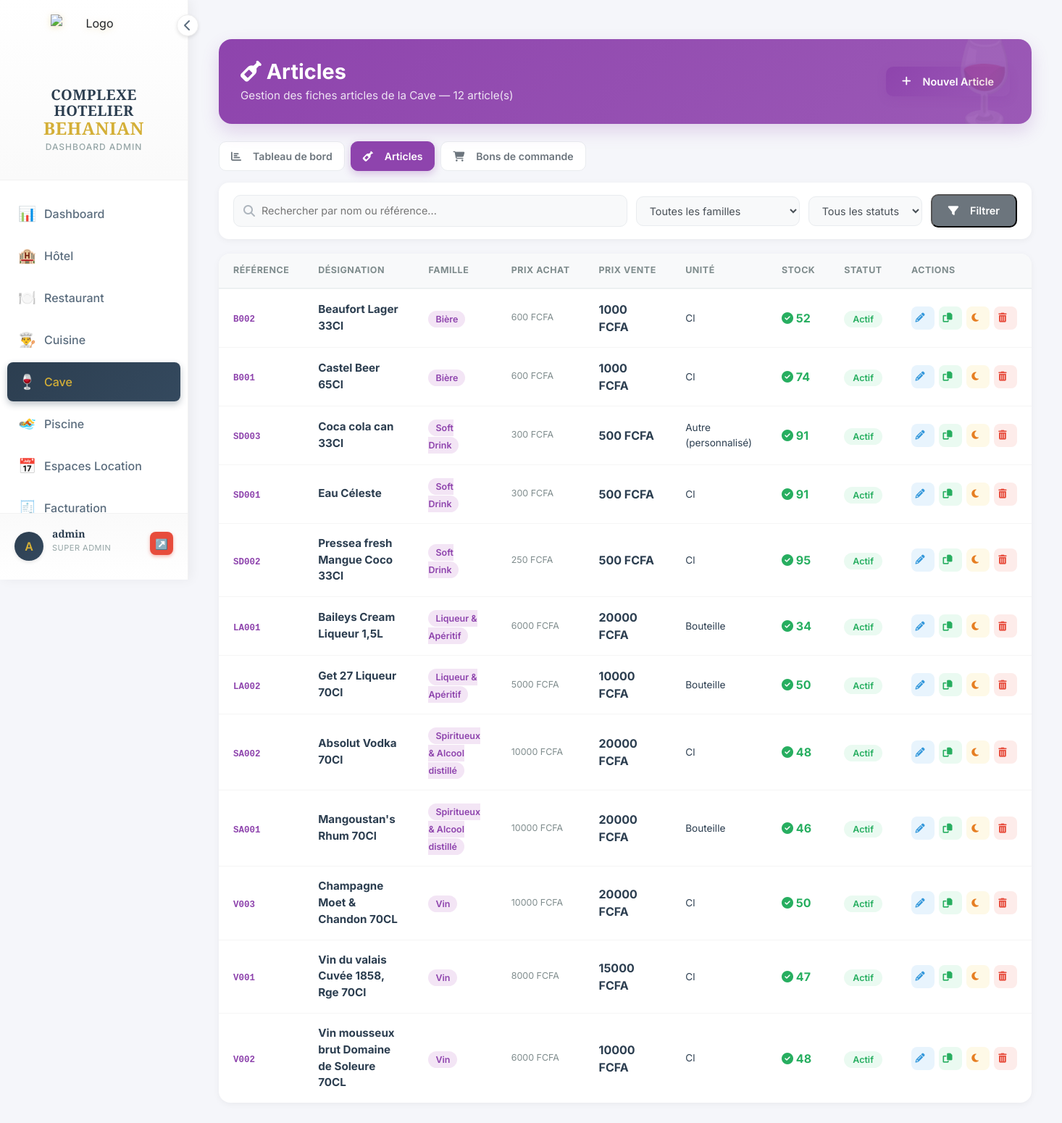
The page /bar/articles/ (signed in) on the database as committed earlier.
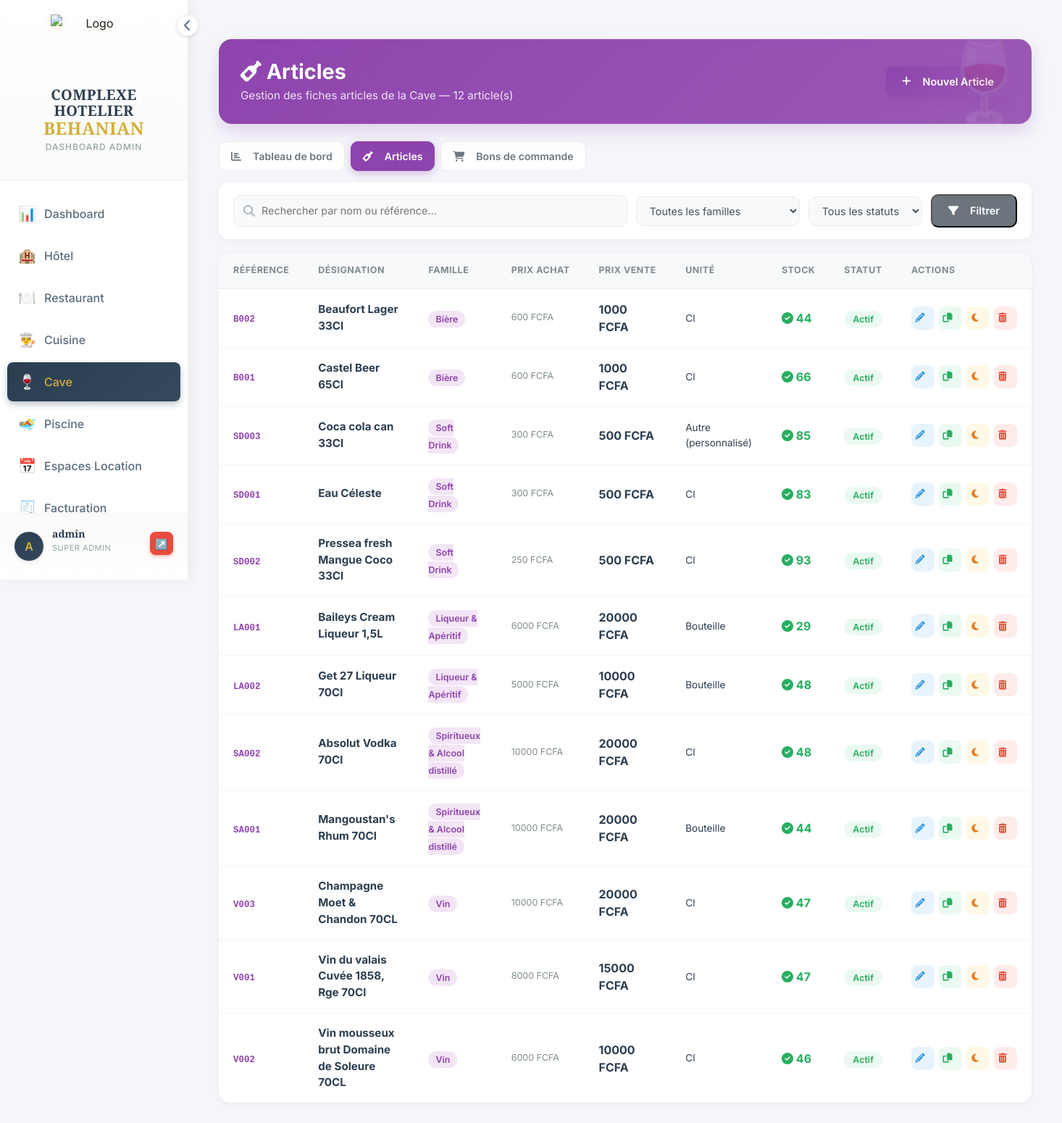
The same page on the database as committed later.
### bar/models.py (models this page shows, shortened)
class BoissonBar(models.Model):
    STATUT_CHOICES = [
        ('actif', 'Actif'),
        ('sommeil', 'En sommeil'),
        ('supprime', 'Supprimé'),
    ]
    UNITE_STANDARD_CHOICES = [
        ('bouteille', 'Bouteille'),
        ('verre', 'Verre'),
        ('cl', 'Cl'),
        ('litre', 'Litre'),
        ('autre', 'Autre (personnalisé)'),
    ]
    MODE_PRIX_CHOICES = [
        ('manuel', 'Prix saisi manuellement'),
        ('marge', 'Calculé (prix achat + marge %)'),
    ]
    reference = models.CharField(max_length=50, unique=True, blank=True, null=True, verbose_name="Référence article")
    nom = models.CharField(max_length=100, verbose_name="Désignation")
    categorie = models.ForeignKey(CategorieBar, on_delete=models.CASCADE, verbose_name="Famille / Catégorie")
    description = models.TextField(blank=True, null=True, verbose_name="Description")
    image = models.ImageField(upload_to='boissons/', blank=True, null=True, verbose_name="Image")
    mode_prix = models.CharField(max_length=10, choices=MODE_PRIX_CHOICES, default='manuel', verbose_name="Mode de calcul du prix")
    prix_achat = models.DecimalField(max_digits=10, decimal_places=2, default=0, verbose_name="Prix d'achat (FCFA)")
    marge = models.DecimalField(max_digits=5, decimal_places=2, default=0, verbose_name="Marge (%)")
    prix = models.DecimalField(max_digits=10, decimal_places=2, default=0, verbose_name="Prix de vente (FCFA)")
    unite_standard = models.CharField(max_length=20, choices=UNITE_STANDARD_CHOICES, default='bouteille', verbose_name="Unité standard")
    unite_personnalisee = models.ForeignKey(UniteVente, on_delete=models.SET_NULL, null=True, blank=True, verbose_name="Unité personnalisée")
    quantite_stock = models.IntegerField(default=0, verbose_name="Quantité en stock")
    seuil_alerte = models.IntegerField(default=10, verbose_name="Seuil d'alerte")
    disponible = models.BooleanField(default=True, verbose_name="Disponible à la vente")
    statut = models.CharField(max_length=20, choices=STATUT_CHOICES, default='actif', verbose_name="Statut")
    est_compose = models.BooleanField(default=False, verbose_name="Article composé (pack/nomenclature)")
    date_creation = models.DateTimeField(auto_now_add=True)
    date_modification = models.DateTimeField(auto_now=True)
    @property
    def unite_affichee(self):
        if self.unite_standard == 'autre' and self.unite_personnalisee:
            return str(self.unite_personnalisee)
        return self.get_unite_standard_display()
    class Meta:
        verbose_name = "Article (Cave)"
        verbose_name_plural = "Articles (Cave)"
        ordering = ['categorie', 'nom']

class CategorieBar(models.Model):
    nom = models.CharField(max_length=50, verbose_name="Nom")
    ordre = models.IntegerField(default=0, verbose_name="Ordre d'affichage")
    class Meta:
        verbose_name = "Catégorie de Boisson"
        verbose_name_plural = "Catégories de Boissons"
        ordering = ['ordre', 'nom']

### bar/views.py (the view)
# urls.py: path('articles/', views.articles_list, name='articles_list'),
@require_module_access('bar')
@require_bar_gestion
def articles_list(request):
    articles = BoissonBar.objects.exclude(statut='supprime')
    categories = CategorieBar.objects.all()
    q = request.GET.get('q', '')
    categorie_id = request.GET.get('categorie', '')
    statut = request.GET.get('statut', '')
    if q:
        articles = articles.filter(Q(nom__icontains=q) | Q(reference__icontains=q))
    if categorie_id:
        articles = articles.filter(categorie_id=categorie_id)
    if statut:
        articles = articles.filter(statut=statut)
    context = {
        'page_title': 'Articles',
        'articles': articles,
        'categories': categories,
        'q': q,
        'categorie_id': categorie_id,
        'statut_filtre': statut,
        'total': articles.count(),
    }
    return render(request, 'bar/articles_list.html', context)

### templates/bar/articles_list.html (shortened to what this page needs)
{% extends 'dashboard/base_dashboard.html' %}
{% load static %}
{% block content %}
<div class="container-fluid py-4">
    <div class="page-header">
        <div>
            <h2><i class="fas fa-wine-bottle mr-2"></i> Articles</h2>
            <p>Gestion des fiches articles de la Cave — {{ total }} article(s)</p>
        </div>
        <a href="{% url 'bar:article_create' %}" class="btn-add">
            <i class="fas fa-plus"></i> Nouvel Article
        </a>
    </div>
    <div class="tabs-nav mb-3" style="display:flex; gap:8px; flex-wrap:wrap;">
        <a href="{% url 'bar:stock_management' %}" class="tab-btn" style="display:inline-flex;align-items:center;gap:8px;padding:9px 16px;border-radius:10px;font-weight:600;font-size:0.88rem;color:#6c757d;text-decoration:none;background:white;border:1px solid #e9ecef;">
            <i class="fas fa-chart-bar"></i> Tableau de bord
        </a>
        <a href="{% url 'bar:articles_list' %}" class="tab-btn" style="display:inline-flex;align-items:center;gap:8px;padding:9px 16px;border-radius:10px;font-weight:600;font-size:0.88rem;color:white;text-decoration:none;background:#8e44ad;border:1px solid #8e44ad;box-shadow:0 4px 12px rgba(142,68,173,0.3);">
            <i class="fas fa-wine-bottle"></i> Articles
        </a>
        <a href="{% url 'bar:bon_commande_list' %}" class="tab-btn" style="display:inline-flex;align-items:center;gap:8px;padding:9px 16px;border-radius:10px;font-weight:600;font-size:0.88rem;color:#6c757d;text-decoration:none;background:white;border:1px solid #e9ecef;">
            <i class="fas fa-shopping-cart"></i> Bons de commande
        </a>
    </div>
    <form method="get" class="toolbar">
        <div class="search-box">
            <i class="fas fa-search"></i>
            <input type="text" name="q" value="{{ q }}" placeholder="Rechercher par nom ou référence...">
        </div>
        <select name="categorie" class="filter-select" onchange="this.form.submit()">
            <option value="">Toutes les familles</option>
        </select>
        <select name="statut" class="filter-select" onchange="this.form.submit()">
            <option value="">Tous les statuts</option>
        </select>
        <button type="submit" class="btn-add" style="background:#6c757d; box-shadow:none;">
            <i class="fas fa-filter"></i> Filtrer
        </button>
    </form>
    <div class="articles-table-card">
        <div style="overflow-x:auto;">
            <table class="articles-table">
                <thead>
                    <tr>
                        <th>Référence</th>
                        <th>Désignation</th>
                        <th>Famille</th>
                        <th>Prix achat</th>
                        <th>Prix vente</th>
                        <th>Unité</th>
                        <th>Stock</th>
                        <th>Statut</th>
                        <th class="text-right">Actions</th>
                    </tr>
                </thead>
                <tbody>
                    {% for article in articles %}
                    <tr>
                        <td><span class="article-ref">{{ article.reference|default:"-" }}</span></td>
                        <td>
                            <div class="article-nom">
                                {{ article.nom }}
                            </div>
                        </td>
                        <td><span class="badge-categorie">{{ article.categorie.nom }}</span></td>
                        <td>
                            <div class="prix-achat">{{ article.prix_achat|floatformat:0 }} FCFA</div>
                        </td>
                        <td><span class="prix-tag">{{ article.prix|floatformat:0 }} FCFA</span></td>
                        <td style="font-size:0.85rem;">{{ article.unite_affichee }}</td>
                        <td>
                            {% if article.quantite_stock == 0 %}
                                <span class="stock-zero"><i class="fas fa-times-circle"></i> Rupture</span>
                            {% elif article.quantite_stock <= article.seuil_alerte %}
                                <span class="stock-bas"><i class="fas fa-exclamation-triangle"></i> {{ article.quantite_stock }}</span>
                            {% else %}
                                <span class="stock-ok"><i class="fas fa-check-circle"></i> {{ article.quantite_stock }}</span>
                            {% endif %}
                        </td>
                        <td>
                            <span class="badge-statut statut-{{ article.statut }}">
                                {{ article.get_statut_display }}
                            </span>
                        </td>
                        <td>
                            <div class="action-group">
                                <a href="{% url 'bar:article_edit' article.pk %}" class="btn-action btn-edit" title="Modifier">
                                    <i class="fas fa-pencil-alt"></i>
                                </a>
                                <a href="{% url 'bar:article_dupliquer' article.pk %}" class="btn-action btn-copy" title="Dupliquer (Ctrl+D)">
                                    <i class="fas fa-copy"></i>
                                </a>
                                <a href="{% url 'bar:article_sommeil' article.pk %}" class="btn-action btn-sleep" title="{% if article.statut == 'actif' %}Mettre en sommeil{% else %}Réactiver{% endif %}">
                                    <i class="fas {% if article.statut == 'actif' %}fa-moon{% else %}fa-sun{% endif %}"></i>
                                </a>
                                <a href="{% url 'bar:article_delete' article.pk %}" class="btn-action btn-del" title="Supprimer">
                                    <i class="fas fa-trash-alt"></i>
                                </a>
                            </div>
                        </td>
                    </tr>
                    {% endfor %}
                </tbody>
            </table>
        </div>
    </div>
</div>
{% endblock %}

### templates/dashboard/base_dashboard.html (shortened to what this page needs)
{% load static %}
<!DOCTYPE html>
<html lang="fr">
<head>
    <link href="https://cdn.jsdelivr.net/npm/bootstrap@5.3.0/dist/css/bootstrap.min.css" rel="stylesheet">
    <link rel="stylesheet" href="https://cdnjs.cloudflare.com/ajax/libs/font-awesome/6.4.0/css/all.min.css">
</head>
<body>
    <div class="sidebar" id="sidebar">
        <div class="logo-section">
            <div class="sidebar-toggle" onclick="toggleSidebar()">
                <i class="fas fa-chevron-left" id="toggleIcon"></i>
            </div>
            <div class="logo">
                <div class="logo-icon">
                    <img src="{% static 'images/Logo.png' %}" alt="Logo">
                </div>
                <div class="logo-text">
                    <h1>COMPLEXE HOTELIER<br><span>BEHANIAN</span></h1>
                    <p>Dashboard Admin</p>
                </div>
            </div>
        </div>
        <nav class="nav-menu">
            <a href="{% url 'dashboard:index' %}" class="nav-item {% if request.resolver_match.url_name == 'index' and request.resolver_match.app_name == 'dashboard' %}active{% endif %}">
                <span class="nav-item-icon">📊</span>
                <span class="nav-text">Dashboard</span>
            </a>
            {% if 'hotel' in accessible_modules %}
            <a href="{% url 'hotel:index' %}" class="nav-item {% if request.resolver_match.app_name == 'hotel' %}active{% endif %}">
                <span class="nav-item-icon">🏨</span>
                <span class="nav-text">Hôtel</span>
            </a>
            {% endif %}
            {% if 'restaurant' in accessible_modules %}
            <a href="{% url 'restaurant:index' %}" class="nav-item {% if request.resolver_match.app_name == 'restaurant' %}active{% endif %}">
                <span class="nav-item-icon">🍽️</span>
                <span class="nav-text">Restaurant</span>
            </a>
            {% endif %}
            {% if 'cuisine' in accessible_modules %}
            <a href="{% url 'cuisine:index' %}" class="nav-item {% if request.resolver_match.app_name == 'cuisine' %}active{% endif %}">
                <span class="nav-item-icon">👨‍🍳</span>
                <span class="nav-text">Cuisine</span>
            </a>
            {% endif %}
            {% if 'bar' in accessible_modules %}
            <a href="{% url 'bar:dashboard' %}" class="nav-item {% if request.resolver_match.app_name == 'bar' %}active{% endif %}">
                <span class="nav-item-icon">🍷</span>
                <span class="nav-text">Cave</span>
            </a>
            {% endif %}
            {% if 'piscine' in accessible_modules %}
            <a href="{% url 'piscine:index' %}" class="nav-item {% if request.resolver_match.app_name == 'piscine' %}active{% endif %}">
                <span class="nav-item-icon">🏊</span>
                <span class="nav-text">Piscine</span>
            </a>
            {% endif %}
            {% if 'espaces' in accessible_modules %}
            <a href="{% url 'espaces_evenementiels:index' %}" class="nav-item {% if request.resolver_match.app_name == 'espaces_evenementiels' %}active{% endif %}">
                <span class="nav-item-icon">📅</span>
                <span class="nav-text">Espaces Location</span>
            </a>
            {% endif %}
            {% if 'facturation' in accessible_modules %}
            <a href="{% url 'facturation:index' %}" class="nav-item {% if request.resolver_match.app_name == 'facturation' %}active{% endif %}">
                <span class="nav-item-icon">🧾</span>
                <span class="nav-text">Facturation</span>
            </a>
            {% endif %}
        </nav>
        <div class="user-section">
            <div class="user-avatar">{{ user.username|first|upper }}</div>
            <div class="user-info">
                <h4>{{ user.get_full_name|default:user.username }}</h4>
                <p>{{ user_role }}</p>
            </div>
            <a href="{% url 'logout' %}" class="logout-btn" title="Se déconnecter">↗️</a>
        </div>
    </div>
    <div class="main-content">
        {% block content %}{% endblock %}
    </div>
</body>
</html>

Rows that differ between the two databases and show on the page:
changed BoissonBar "Beaufort Lager 33Cl": quantite_stock "52" → "44"
changed BoissonBar "Castel Beer 65Cl": quantite_stock "74" → "66"
changed BoissonBar "Coca cola can 33Cl": quantite_stock "91" → "85"
changed BoissonBar "Eau Céleste": quantite_stock "91" → "83"
changed BoissonBar "Pressea fresh Mangue Coco 33Cl": quantite_stock "95" → "93"
changed BoissonBar "Baileys Cream Liqueur 1,5L": quantite_stock "34" → "29"
changed BoissonBar "Get 27 Liqueur 70Cl": quantite_stock "50" → "48"
changed BoissonBar "Mangoustan's Rhum 70Cl": quantite_stock "46" → "44"
changed BoissonBar "Champagne Moet & Chandon 70CL": quantite_stock "50" → "47"
changed BoissonBar "Vin mousseux brut Domaine de Soleure 70CL": quantite_stock "48" → "46"
